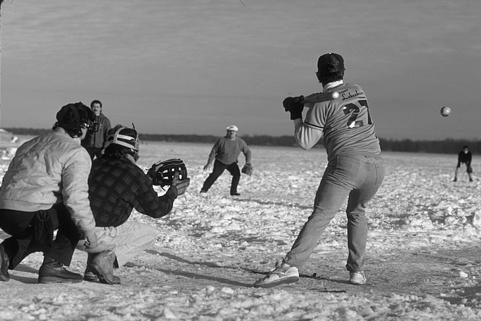
%> input picture P1/p01_Bild1.png, 481 x 321 px
$ octave p01_draw.m   (GNU Octave 9; MATLAB toolbox functions it lacks are replaced by stand-ins)
%> lines starting %> are read from the running program, lines starting %| are printed output that depends on the picture
pkg load image;

img1 = imread('p01_Bild1.png');
%> img1 is the input picture: size 321x481 uint8; min 0, max 255, mean 134.3
img2 = imread('p01_Bild2.png');
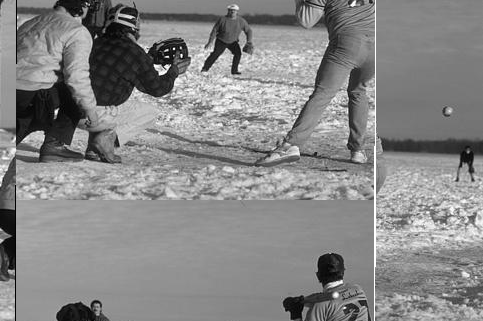
%> input picture P1/p01_Bild2.png, 483 x 321 px
%> img2 is the input picture: size 321x483 uint8; min 0, max 255, mean 134.5

figure(1)
imshow(img1);
title('Mit Rechteck', 'FontSize', 12);

rectangle('Position',[441,106,11,11],...
	'EdgeColor', 'r',...
	'LineWidth', 3,...
	'LineStyle','-');
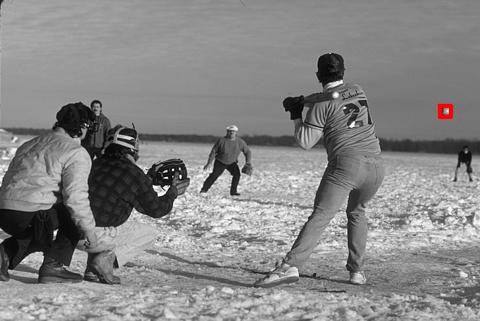
%> figure redrawn from the program's plot data; its title reads 'Mit Rechteck'
